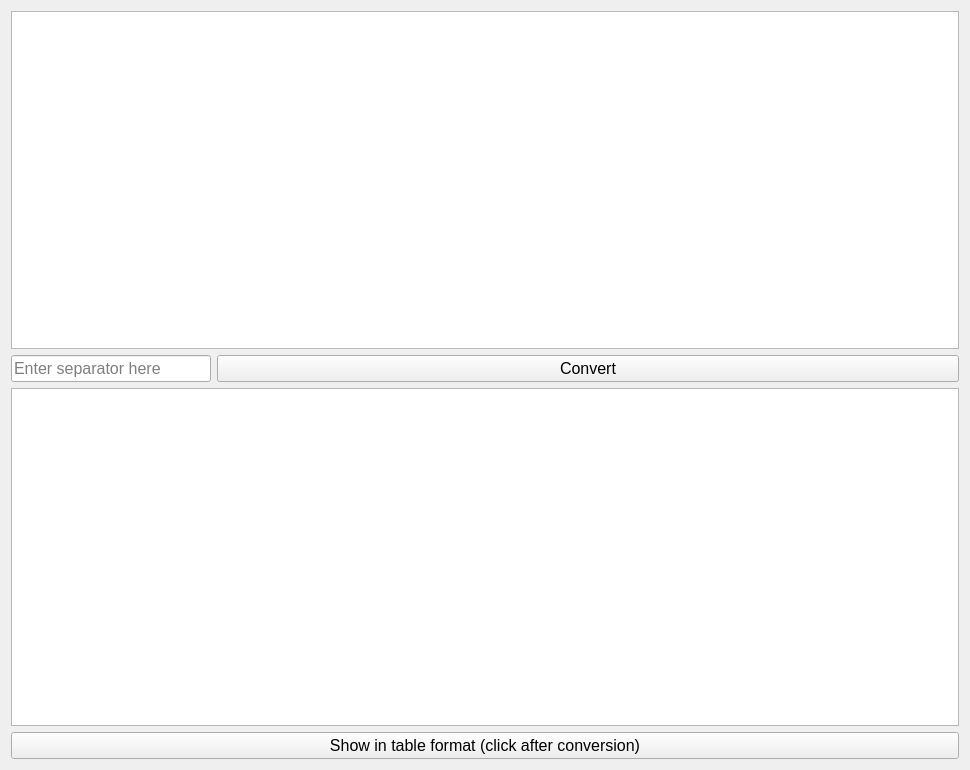
<?xml version="1.0" encoding="UTF-8"?>
<ui version="4.0">
 <class>tcHexToDec</class>
 <widget class="QMainWindow" name="tcHexToDec">
  <property name="geometry">
   <rect>
    <x>0</x>
    <y>0</y>
    <width>970</width>
    <height>770</height>
   </rect>
  </property>
  <property name="windowTitle">
   <string>tcHexToDec</string>
  </property>
  <widget class="QWidget" name="centralWidget">
   <layout class="QGridLayout" name="gridLayout">
    <item row="3" column="0">
     <widget class="QLineEdit" name="leSeparator">
      <property name="maximumSize">
       <size>
        <width>200</width>
        <height>16777215</height>
       </size>
      </property>
      <property name="font">
       <font>
        <pointsize>12</pointsize>
       </font>
      </property>
      <property name="toolTip">
       <string>Enter separator here</string>
      </property>
      <property name="placeholderText">
       <string>Enter separator here</string>
      </property>
     </widget>
    </item>
    <item row="3" column="1">
     <widget class="QPushButton" name="btnConvert">
      <property name="font">
       <font>
        <pointsize>12</pointsize>
       </font>
      </property>
      <property name="text">
       <string>Convert</string>
      </property>
     </widget>
    </item>
    <item row="1" column="0" colspan="2">
     <widget class="QTextEdit" name="teHexStream">
      <property name="font">
       <font>
        <pointsize>12</pointsize>
       </font>
      </property>
     </widget>
    </item>
    <item row="4" column="0" colspan="2">
     <widget class="QTextEdit" name="teDecimalStream">
      <property name="font">
       <font>
        <pointsize>12</pointsize>
       </font>
      </property>
     </widget>
    </item>
    <item row="5" column="0" colspan="2">
     <widget class="QPushButton" name="btnShowTable">
      <property name="font">
       <font>
        <pointsize>12</pointsize>
       </font>
      </property>
      <property name="text">
       <string>Show in table format (click after conversion)</string>
      </property>
     </widget>
    </item>
   </layout>
  </widget>
  <widget class="QMenuBar" name="menuBar">
   <property name="geometry">
    <rect>
     <x>0</x>
     <y>0</y>
     <width>970</width>
     <height>26</height>
    </rect>
   </property>
  </widget>
 </widget>
 <layoutdefault spacing="6" margin="11"/>
 <resources/>
 <connections/>
</ui>
